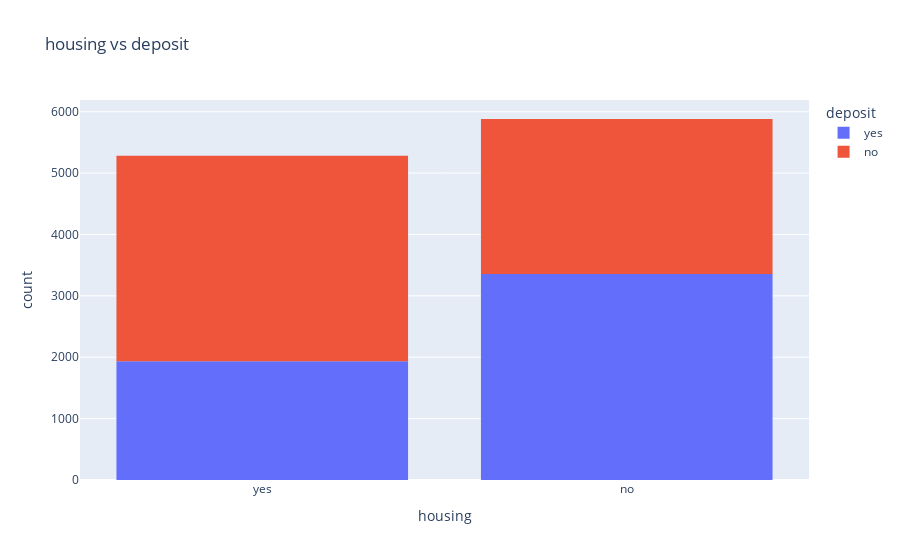

The notebook cell saved with this chart:
### Code cell
px.histogram(raw_data, x = 'housing', title = 'housing vs deposit', color = 'deposit')

### Figure 1 — Plotly figure (JSON) as saved in the notebook; plotly's stock layout.template omitted (floating-point values rounded to 4 significant figures; data arrays with more than 128 entries replaced by an {"elided": "..."} marker saying what was removed)
{"data": [{"alignmentgroup": "True", "bingroup": "x", "hovertemplate": "deposit=yes<br>housing=%{x}<br>count=%{y}<extra></extra>", "legendgroup": "yes", "marker": {"color": "#636efa", "pattern": {"shape": ""}}, "name": "yes", "offsetgroup": "yes", "orientation": "v", "showlegend": true, "type": "histogram", "x": {"elided": "5289 str values"}, "xaxis": "x", "yaxis": "y"}, {"alignmentgroup": "True", "bingroup": "x", "hovertemplate": "deposit=no<br>housing=%{x}<br>count=%{y}<extra></extra>", "legendgroup": "no", "marker": {"color": "#EF553B", "pattern": {"shape": ""}}, "name": "no", "offsetgroup": "no", "orientation": "v", "showlegend": true, "type": "histogram", "x": {"elided": "5873 str values"}, "xaxis": "x", "yaxis": "y"}], "layout": {"barmode": "relative", "legend": {"title": {"text": "deposit"}, "tracegroupgap": 0}, "title": {"text": "housing vs deposit"}, "xaxis": {"anchor": "y", "domain": [0, 1], "title": {"text": "housing"}}, "yaxis": {"anchor": "x", "domain": [0, 1], "title": {"text": "count"}}}}
